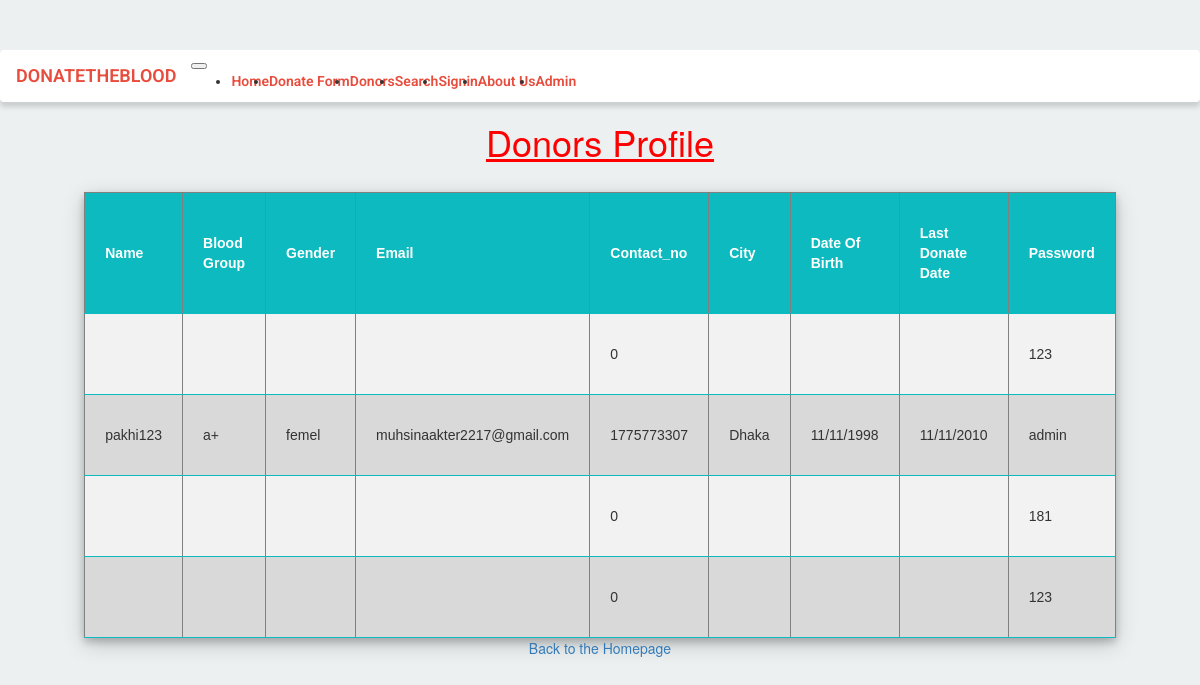
Page /Profile.php on the committed database.
### tables this page shows
CREATE TABLE `donate_form` (
  `name` varchar(50) NOT NULL,
  `blood_group` varchar(50) NOT NULL,
  `gender` varchar(50) NOT NULL,
  `date` varchar(50) NOT NULL,
  `dateb` varchar(50) NOT NULL,
  `email` varchar(50) NOT NULL,
  `contact_no` int(50) NOT NULL,
  `city` varchar(50) NOT NULL,
  `password` varchar(50) NOT NULL,
  `c_password` varchar(50) NOT NULL
);

### Profile.php (the view, shortened to what this page needs)
<?php
	include 'header.php';
?>
<?php include 'cn.php'?>
<div class="manageDonors">
	<center><h1 class='buttonc' title='Create New Contact'><u>Donors Profile</u></h1></center>
	<center><table border="" cellspacing="" cellpadding=""  bgcolor='White '>
		<thead>
			<tr>
				<th>Name</th>
				<th>Blood Group</th>
				<th>Gender</th>
				<th>Email</th>
				<th>Contact_no</th>
				<th>City</th>
				<th>Date Of Birth</th>
				<th>Last Donate Date</th>
				<th>Password</th>
			</tr>
		</thead>
</center>
<center>
		<tbody>
			<?php
			$sql = "SELECT name,blood_group,gender,email,contact_no,city,date,dateb,password FROM donate_form"  ;
			$result = $conn->query($sql);
			if($result->num_rows > 0) {
				while($row = $result->fetch_assoc()) {
					echo "<tr>
						<td>".$row['name']." </td>
						<td>".$row['blood_group']."</td>
						<td>".$row['gender']."</td>
						<td>".$row['email']."</td>
						<td>".$row['contact_no']." </td>
						<td>".$row['city']."</td>
						<td>".$row['date']."</td>
						<td>".$row['dateb']."</td>
						<td>".$row['password']."</td>
					</tr>";
				}
			} else {
				echo "<tr><td colspan='10'><center>No data avaliable</center></td></tr>";
			}
			?>
		</tbody>
	</center>
	<center><a href="dashboard.php">Back to the Homepage</a></center>
</div>

### header.php (shortened to what this page needs)
<!DOCTYPE html>
	<head>
        <link rel="stylesheet" href="css/styles.css">
        <link rel="stylesheet" type="text/css" href="bootstrap/css/bootstrap.min.css">
		<link rel="stylesheet" href="css/custom.css">
	</head>
<?php
            include 'usernav.php';
?>

### usernav.php (shortened to what this page needs)
<nav id="mainNav" class="navbar fixed-top navbar-default navbar-expand-lg navbar-light bg-light">
  <a class="navbar-brand" href="./index.php">DONATETHEBLOOD</a>
  <button class="navbar-toggler" type="button" data-toggle="collapse" data-target="#navbarTogglerDemo02" aria-controls="navbarTogglerDemo02" aria-expanded="false" aria-label="Toggle navigation">
  </button>
  <div class="collapse navbar-collapse" id="navbarTogglerDemo02">
    <ul class="navbar-nav form-inline my-2 my-lg-0">
      <li class="nav-item">
        <a class="nav-link" href="index.php">Home</a>
      </li>
      <li class="nav-item">
        <a class="nav-link" href="donate.php">Donate Form</a>
      </li>
      <li class="nav-item">
        <a class="nav-link" href="donor.php">Donors</a>
      </li>
      <li class="nav-item">
        <a class="nav-link" href="search.php">Search</a>
      </li>
      <li class="nav-item">
        <a class="nav-link" href="Login.php">Signin</a>
      </li>
      <li class="nav-item">
        <a class="nav-link" href="about.php">About Us</a>
      </li>
      <li class="nav-item dropdown">
        <a class="nav-link dropdown-toggle" href="#" id="navbarDropdownMenuLink" role="button" data-toggle="dropdown" aria-haspopup="true" aria-expanded="false">
          Admin
        </a>
      </li>
    </ul>
  </div>
</nav>

### css/styles.css (style rules this page uses)
a, a:hover, a:focus { color: #e74c3c; }
h1, h2, h3, h4, h5, h6 { color: #5f6468; }
h1 { font-weight: 300; font-size: 40px; }
.navbar-nav li a { color: #e74c3c !important; }

### css/custom.css (style rules this page uses)
.navbar-brand, .nav-link { color: #e74c3c !important; }
.navbar-default { background-color: white !important; border-color: rgba(34, 34, 34, 0.05); font-family: 'Roboto', 'Helvetica Neue', Arial, sans-serif; -webkit-transition: all 0.35s; -moz-transition: all 0.35s; transition: all 0.35s; }
@media (min-width: 768px) { .navbar-default { background-color: white !important; border-color: rgba(255, 255, 255, 0.3); } }
nav { -webkit-box-shadow: 0px 5px 5px 0px rgba(0,0,0,0.14); -moz-box-shadow: 0px 5px 5px 0px rgba(0,0,0,0.14); box-shadow: 0px 5px 5px 0px rgba(0,0,0,0.14); font-family: 'Roboto', sans-serif; font-weight: 600; }

### Profile.php (style rules this page uses)
table { padding: 100px; margin: 0 auto; margin-top: 30px; border-collapse: collapse; width: 80%; font-family: Arial, Helvetica, sans-serif; box-shadow: 0 4px 8px 0 rgba(0, 0, 0, 0.2), 0 6px 20px 0 rgba(0, 0, 0, 0.19); }
th { background:#0cbabf; color:#fff; padding: 30px 20px; font-weight:bold; }
tr, td { padding: 8px; text-align: left; border-bottom: 1px solid #0cbabf; padding: 30px 20px; }
tr { background: #f2f2f2; }
tr:nth-child(2n) { background:#d9d9d9; }
h1 { color: Red; }

### rows in the picture
donate_form: contact_no "0", password "123"
donate_form: name "pakhi123", blood_group "a+", gender "femel", email "muhsinaakter2217@gmail.com", contact_no "1775773307", city "Dhaka", date "11/11/1998", dateb "11/11/2010", password "admin"
donate_form: contact_no "0", password "181"
donate_form: contact_no "0", password "123"
